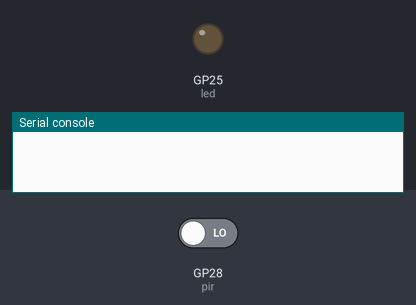
Simulated run of this program. Board: Raspberry Pi Pico running MicroPython. Parts: output pins drawn as LEDs (lit = HIGH), the last lines printed to the serial console. Wiring (from the project's diagram.json): PIR motion sensor on GP28. Dashed ring = blinking. The test bench sets the inputs (shaded band); at power-on: GP28 (pir) LOW.

Above: at 1.2 s.
1.3 s: GP28 (pir) driven HIGH
At 1.7 s:
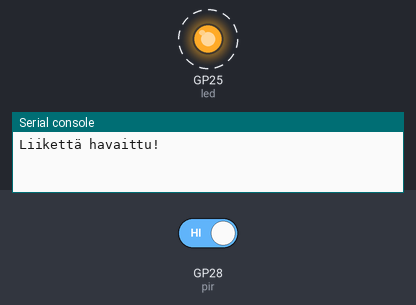
Timing chart, 0 to 11.8 s (numbered marks = the images above; inputs shaded):
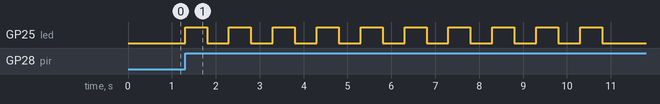

Measured:
- after the input at 1.3 s, GP25 (led): alternates HIGH for 0.50 s and LOW for 0.50 s, starting at once

The program:

main.py
```python
import time
import machine

pir = machine.Pin(28, machine.Pin.IN, machine.Pin.PULL_DOWN)
led = machine.Pin("LED", machine.Pin.OUT)

def pir_handler(pin):
    print("Liikettä havaittu!")
    for i in range(20):
        led.toggle()
        time.sleep(0.5)

pir.irq(trigger=machine.Pin.IRQ_RISING, handler=pir_handler)
```
